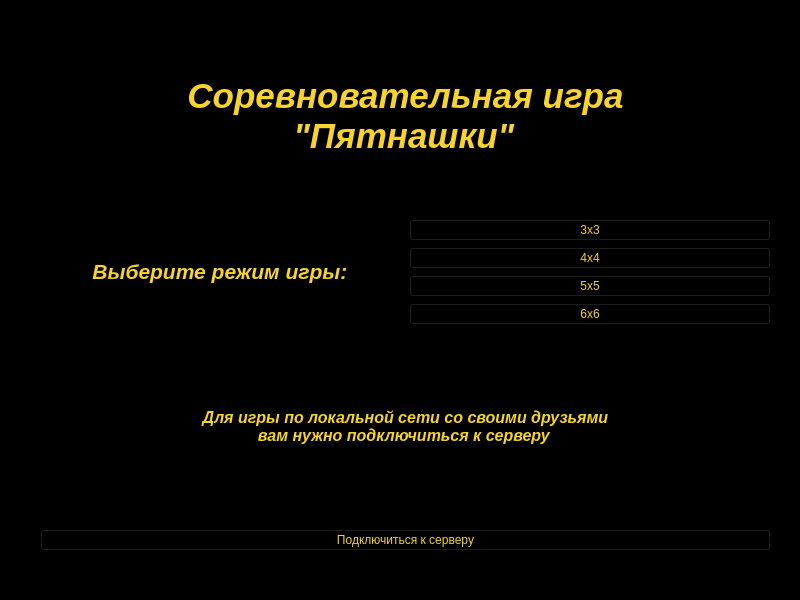
<?xml version="1.0" encoding="UTF-8"?>
<ui version="4.0">
 <class>MainWindow</class>
 <widget class="QMainWindow" name="MainWindow">
  <property name="geometry">
   <rect>
    <x>0</x>
    <y>0</y>
    <width>800</width>
    <height>600</height>
   </rect>
  </property>
  <property name="windowTitle">
   <string>MainWindow</string>
  </property>
  <property name="styleSheet">
   <string notr="true">background-color: rgb(0, 0, 0);</string>
  </property>
  <widget class="QWidget" name="centralwidget">
   <widget class="QWidget" name="layoutWidget">
    <property name="geometry">
     <rect>
      <x>40</x>
      <y>20</y>
      <width>731</width>
      <height>531</height>
     </rect>
    </property>
    <layout class="QVBoxLayout" name="verticalLayout_2">
     <item>
      <widget class="QLabel" name="label_3">
       <property name="text">
        <string>&lt;html&gt; &lt;head&gt;     &lt;style&gt;         p {             text-align: center;         }         span {             font-size: 26pt;             font-weight: 700;             font-style: italic;             color: #f6d32d;             font-family: 'Droid Sans', sans-serif;         }     &lt;/style&gt; &lt;/head&gt; &lt;body&gt;     &lt;p&gt;         &lt;span&gt;Соревновательная игра&lt;br&gt;&quot;Пятнашки&quot;&lt;/span&gt;     &lt;/p&gt; &lt;/body&gt; &lt;/html&gt;</string>
       </property>
      </widget>
     </item>
     <item>
      <layout class="QHBoxLayout" name="horizontalLayout">
       <item>
        <widget class="QLabel" name="label_2">
         <property name="text">
          <string>&lt;html&gt; &lt;head&gt;     &lt;style&gt;         p {             text-align: center;         }         span {             font-size: 16pt;             font-weight: 700;             font-style: italic;             color: #f6d32d;             font-family: 'Droid Sans', sans-serif;         }     &lt;/style&gt; &lt;/head&gt; &lt;body&gt;     &lt;p&gt;         &lt;span&gt;Выберите режим игры:&lt;/span&gt;     &lt;/p&gt; &lt;/body&gt; &lt;/html&gt;</string>
         </property>
        </widget>
       </item>
       <item>
        <layout class="QVBoxLayout" name="verticalLayout">
         <item>
          <widget class="QPushButton" name="bnt_select8">
           <property name="styleSheet">
            <string notr="true">color: rgb(246, 211, 45);</string>
           </property>
           <property name="text">
            <string>3x3</string>
           </property>
           <property name="icon">
            <iconset theme="go-next"/>
           </property>
          </widget>
         </item>
         <item>
          <widget class="QPushButton" name="bnt_select15">
           <property name="styleSheet">
            <string notr="true">color: rgb(246, 211, 45);</string>
           </property>
           <property name="text">
            <string>4x4</string>
           </property>
           <property name="icon">
            <iconset theme="go-next"/>
           </property>
          </widget>
         </item>
         <item>
          <widget class="QPushButton" name="bnt_select24">
           <property name="styleSheet">
            <string notr="true">color: rgb(246, 211, 45);</string>
           </property>
           <property name="text">
            <string>5x5</string>
           </property>
           <property name="icon">
            <iconset theme="go-next"/>
           </property>
          </widget>
         </item>
         <item>
          <widget class="QPushButton" name="bnt_select35">
           <property name="styleSheet">
            <string notr="true">color: rgb(246, 211, 45);</string>
           </property>
           <property name="text">
            <string>6x6</string>
           </property>
           <property name="icon">
            <iconset theme="go-next"/>
           </property>
          </widget>
         </item>
        </layout>
       </item>
      </layout>
     </item>
     <item>
      <widget class="QLabel" name="label">
       <property name="text">
        <string>&lt;html&gt; &lt;head&gt;     &lt;style&gt;         p {             text-align: center;         }         span {             font-size: 12pt;             font-weight: 700;             font-style: italic;             color: #f6d32d;             font-family: 'Droid Sans', sans-serif;         }     &lt;/style&gt; &lt;/head&gt; &lt;body&gt;     &lt;p&gt;         &lt;span&gt;Для игры по локальной сети со своими друзьями&lt;br&gt;вам нужно подключиться к серверу&lt;/span&gt;     &lt;/p&gt; &lt;/body&gt; &lt;/html&gt;</string>
       </property>
      </widget>
     </item>
     <item>
      <widget class="QPushButton" name="bnt_connect_to_server">
       <property name="styleSheet">
        <string notr="true">color: rgb(246, 211, 45);</string>
       </property>
       <property name="text">
        <string>Подключиться к серверу</string>
       </property>
       <property name="icon">
        <iconset theme="applications-internet"/>
       </property>
      </widget>
     </item>
    </layout>
   </widget>
  </widget>
  <widget class="QMenuBar" name="menubar">
   <property name="geometry">
    <rect>
     <x>0</x>
     <y>0</y>
     <width>800</width>
     <height>22</height>
    </rect>
   </property>
  </widget>
  <widget class="QStatusBar" name="statusbar"/>
 </widget>
 <resources/>
 <connections/>
</ui>
